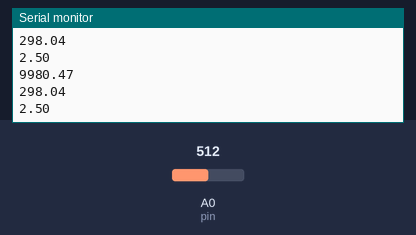
This sketch was run on a simulated Arduino Uno, built with avr-gcc and run on an emulated ATmega328P. On the bench: the last lines printed to the serial monitor. The test bench sets the inputs (shaded band); at power-on: A0 (pin) = 512.

Above: at 1.2 s.
1.3 s: A0 (pin) set to 0
At 1.9 s:
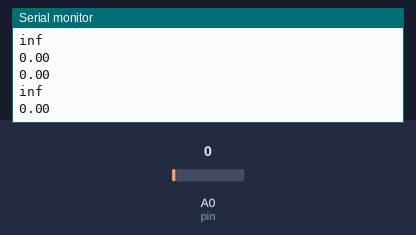
2.9 s: A0 (pin) set to 122
At 4.0 s:
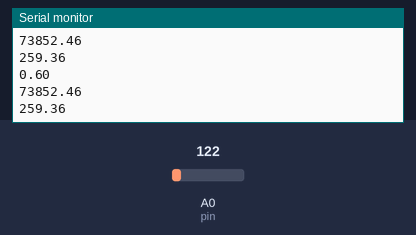
Timing chart, 0 to 5.9 s (numbered marks = the images above; inputs shaded):
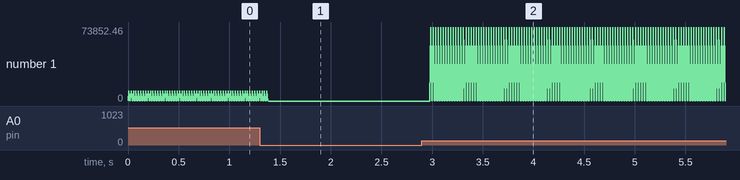

Measured:
- after the input at 1.3 s, the serial monitor: prints a new line after 0.09 s (image 1)
- after the input at 2.9 s, the serial monitor: prints a new line after 0.08 s (image 2)
- plotted number 1: 9980.47 → 0 after the input at 1.3 s, 0 → 73 after the input at 2.9 s

The sketch:

sketch_nova.ino
```cpp
//constantes

#include <math.h>
const int pin=A0;
double valor_digital=0.0; //estado del pin A0
double v0=0.0;
double Rtermistor=0.0;
double T=0.0;
double Tinverso=0.0;
double T0=298.0;
double R0=10000.0;
double B=3900.0;
double Binv=0.00025;

double a=0.0;

void setup() {
 Serial.begin(9600);

}

void loop() {
  valor_digital=analogRead(pin);
  v0= valor_digital*5/1023; //ans 4.55 ~
  Serial.println(v0);
  //Rtermistor=((5-v0)/v0)*R0; //ans -13414 ~
  //Rtermistor=(50000/v0)-10000;
  Rtermistor=(1023/valor_digital-1)*R0;
  Serial.println(Rtermistor);

  a=Binv*log(Rtermistor/R0);
  Tinverso=(1/T0)+a;

  T=(1/Tinverso);
  Serial.println(T);
}
```
